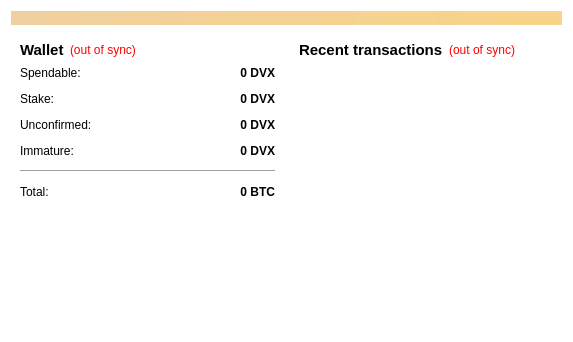
<?xml version="1.0" encoding="UTF-8"?>
<ui version="4.0">
 <class>OverviewPage</class>
 <widget class="QWidget" name="OverviewPage">
  <property name="geometry">
   <rect>
    <x>0</x>
    <y>0</y>
    <width>573</width>
    <height>342</height>
   </rect>
  </property>
  <property name="palette">
   <palette>
    <active>
     <colorrole role="Base">
      <brush brushstyle="SolidPattern">
       <color alpha="255">
        <red>255</red>
        <green>255</green>
        <blue>255</blue>
       </color>
      </brush>
     </colorrole>
     <colorrole role="Window">
      <brush brushstyle="SolidPattern">
       <color alpha="255">
        <red>255</red>
        <green>255</green>
        <blue>255</blue>
       </color>
      </brush>
     </colorrole>
    </active>
    <inactive>
     <colorrole role="Base">
      <brush brushstyle="SolidPattern">
       <color alpha="255">
        <red>255</red>
        <green>255</green>
        <blue>255</blue>
       </color>
      </brush>
     </colorrole>
     <colorrole role="Window">
      <brush brushstyle="SolidPattern">
       <color alpha="255">
        <red>255</red>
        <green>255</green>
        <blue>255</blue>
       </color>
      </brush>
     </colorrole>
    </inactive>
    <disabled>
     <colorrole role="Base">
      <brush brushstyle="SolidPattern">
       <color alpha="255">
        <red>255</red>
        <green>255</green>
        <blue>255</blue>
       </color>
      </brush>
     </colorrole>
     <colorrole role="Window">
      <brush brushstyle="SolidPattern">
       <color alpha="255">
        <red>255</red>
        <green>255</green>
        <blue>255</blue>
       </color>
      </brush>
     </colorrole>
    </disabled>
   </palette>
  </property>
  <property name="windowTitle">
   <string>Form</string>
  </property>
  <layout class="QVBoxLayout" name="topLayout">
   <item>
    <widget class="QLabel" name="labelAlerts">
     <property name="visible">
      <bool>false</bool>
     </property>
     <property name="styleSheet">
      <string notr="true">background-color: qlineargradient(x1: 0, y1: 0, x2: 1, y2: 0, stop:0 #F0D0A0, stop:1 #F8D488);  color:#000000
</string>
     </property>
     <property name="wordWrap">
      <bool>true</bool>
     </property>
     <property name="margin">
      <number>3</number>
     </property>
    </widget>
   </item>
   <item>
    <layout class="QHBoxLayout" name="horizontalLayout" stretch="1,1">
     <item>
      <layout class="QVBoxLayout" name="verticalLayout_2">
       <item>
        <widget class="QWidget" name="widget" native="true">
         <layout class="QVBoxLayout" name="verticalLayout_4">
          <item>
           <layout class="QHBoxLayout" name="horizontalLayout_4">
            <item>
             <widget class="QLabel" name="label_5">
              <property name="font">
               <font>
                <pointsize>11</pointsize>
                <weight>75</weight>
                <bold>true</bold>
               </font>
              </property>
              <property name="text">
               <string>Wallet</string>
              </property>
             </widget>
            </item>
            <item>
             <widget class="QLabel" name="labelWalletStatus">
              <property name="toolTip">
               <string>The displayed information may be out of date. Your wallet automatically synchronizes with the DVXcoin network after a connection is established, but this process has not completed yet.</string>
              </property>
              <property name="styleSheet">
               <string notr="true">QLabel { color: red; }</string>
              </property>
              <property name="text">
               <string notr="true">(out of sync)</string>
              </property>
              <property name="alignment">
               <set>Qt::AlignLeading|Qt::AlignLeft|Qt::AlignVCenter</set>
              </property>
             </widget>
            </item>
            <item>
             <spacer name="horizontalSpacer_2">
              <property name="orientation">
               <enum>Qt::Horizontal</enum>
              </property>
              <property name="sizeHint" stdset="0">
               <size>
                <width>40</width>
                <height>20</height>
               </size>
              </property>
             </spacer>
            </item>
           </layout>
          </item>
          <item>
           <layout class="QFormLayout" name="formLayout_2">
            <property name="fieldGrowthPolicy">
             <enum>QFormLayout::AllNonFixedFieldsGrow</enum>
            </property>
            <property name="horizontalSpacing">
             <number>12</number>
            </property>
            <property name="verticalSpacing">
             <number>12</number>
            </property>
            <item row="0" column="0">
             <widget class="QLabel" name="label">
              <property name="text">
               <string>Spendable:</string>
              </property>
             </widget>
            </item>
            <item row="0" column="1">
             <widget class="QLabel" name="labelBalance">
              <property name="font">
               <font>
                <weight>75</weight>
                <bold>true</bold>
               </font>
              </property>
              <property name="cursor">
               <cursorShape>IBeamCursor</cursorShape>
              </property>
              <property name="toolTip">
               <string>Your current spendable balance</string>
              </property>
              <property name="text">
               <string notr="true">0 DVX</string>
              </property>
              <property name="alignment">
               <set>Qt::AlignRight|Qt::AlignTrailing|Qt::AlignVCenter</set>
              </property>
              <property name="textInteractionFlags">
               <set>Qt::LinksAccessibleByMouse|Qt::TextSelectableByKeyboard|Qt::TextSelectableByMouse</set>
              </property>
             </widget>
            </item>
            <item row="1" column="0">
             <widget class="QLabel" name="label_6">
              <property name="text">
               <string>Stake:</string>
              </property>
             </widget>
            </item>
            <item row="1" column="1">
             <widget class="QLabel" name="labelStake">
              <property name="font">
               <font>
                <weight>75</weight>
                <bold>true</bold>
               </font>
              </property>
              <property name="cursor">
               <cursorShape>IBeamCursor</cursorShape>
              </property>
              <property name="toolTip">
               <string>Total of coins that was staked, and do not yet count toward the current balance</string>
              </property>
              <property name="text">
               <string notr="true">0 DVX</string>
              </property>
              <property name="alignment">
               <set>Qt::AlignRight|Qt::AlignTrailing|Qt::AlignVCenter</set>
              </property>
              <property name="textInteractionFlags">
               <set>Qt::LinksAccessibleByMouse|Qt::TextSelectableByKeyboard|Qt::TextSelectableByMouse</set>
              </property>
             </widget>
            </item>
            <item row="2" column="0">
             <widget class="QLabel" name="label_3">
              <property name="text">
               <string>Unconfirmed:</string>
              </property>
             </widget>
            </item>
            <item row="2" column="1">
             <widget class="QLabel" name="labelUnconfirmed">
              <property name="font">
               <font>
                <weight>75</weight>
                <bold>true</bold>
               </font>
              </property>
              <property name="cursor">
               <cursorShape>IBeamCursor</cursorShape>
              </property>
              <property name="toolTip">
               <string>Total of transactions that have yet to be confirmed, and do not yet count toward the current balance</string>
              </property>
              <property name="text">
               <string notr="true">0 DVX</string>
              </property>
              <property name="alignment">
               <set>Qt::AlignRight|Qt::AlignTrailing|Qt::AlignVCenter</set>
              </property>
              <property name="textInteractionFlags">
               <set>Qt::LinksAccessibleByMouse|Qt::TextSelectableByKeyboard|Qt::TextSelectableByMouse</set>
              </property>
             </widget>
            </item>
            <item row="3" column="0">
             <widget class="QLabel" name="labelImmatureText">
              <property name="text">
               <string>Immature:</string>
              </property>
             </widget>
            </item>
            <item row="3" column="1">
             <widget class="QLabel" name="labelImmature">
              <property name="font">
               <font>
                <weight>75</weight>
                <bold>true</bold>
               </font>
              </property>
              <property name="toolTip">
               <string>Mined balance that has not yet matured</string>
              </property>
              <property name="text">
               <string notr="true">0 DVX</string>
              </property>
              <property name="alignment">
               <set>Qt::AlignRight|Qt::AlignTrailing|Qt::AlignVCenter</set>
              </property>
              <property name="textInteractionFlags">
               <set>Qt::LinksAccessibleByMouse|Qt::TextSelectableByKeyboard|Qt::TextSelectableByMouse</set>
              </property>
             </widget>
            </item>
            <item row="4" column="0" colspan="2">
             <widget class="Line" name="line">
              <property name="orientation">
               <enum>Qt::Horizontal</enum>
              </property>
             </widget>
            </item>
            <item row="5" column="0">
             <widget class="QLabel" name="labelTotalText">
              <property name="text">
               <string>Total:</string>
              </property>
             </widget>
            </item>
            <item row="5" column="1">
             <widget class="QLabel" name="labelTotal">
              <property name="font">
               <font>
                <weight>75</weight>
                <bold>true</bold>
               </font>
              </property>
              <property name="cursor">
               <cursorShape>IBeamCursor</cursorShape>
              </property>
              <property name="toolTip">
               <string>Your current total balance</string>
              </property>
              <property name="text">
               <string notr="true">0 BTC</string>
              </property>
              <property name="alignment">
               <set>Qt::AlignRight|Qt::AlignTrailing|Qt::AlignVCenter</set>
              </property>
              <property name="textInteractionFlags">
               <set>Qt::LinksAccessibleByMouse|Qt::TextSelectableByKeyboard|Qt::TextSelectableByMouse</set>
              </property>
             </widget>
            </item>
           </layout>
          </item>
         </layout>
        </widget>
       </item>
       <item>
        <spacer name="verticalSpacer">
         <property name="orientation">
          <enum>Qt::Vertical</enum>
         </property>
         <property name="sizeHint" stdset="0">
          <size>
           <width>20</width>
           <height>100</height>
          </size>
         </property>
        </spacer>
       </item>
       <item>
        <widget class="QLabel" name="coinLogo">
         <property name="autoFillBackground">
          <bool>false</bool>
         </property>
         <property name="text">
          <string/>
         </property>
         <property name="pixmap">
          <pixmap resource="../bitcoin.qrc">:/icons/logo_backg</pixmap>
         </property>
         <property name="alignment">
          <set>Qt::AlignBottom|Qt::AlignRight|Qt::AlignTrailing</set>
         </property>
         <property name="margin">
          <number>-2</number>
         </property>
        </widget>
       </item>
      </layout>
     </item>
     <item>
      <layout class="QVBoxLayout" name="verticalLayout_3">
       <item>
        <widget class="QWidget" name="widget_2" native="true">
         <layout class="QVBoxLayout" name="verticalLayout">
          <item>
           <layout class="QHBoxLayout" name="horizontalLayout_2">
            <item>
             <widget class="QLabel" name="label_4">
              <property name="font">
               <font>
                <pointsize>11</pointsize>
                <weight>75</weight>
                <bold>true</bold>
               </font>
              </property>
              <property name="text">
               <string>&lt;b&gt;Recent transactions&lt;/b&gt;</string>
              </property>
             </widget>
            </item>
            <item>
             <widget class="QLabel" name="labelTransactionsStatus">
              <property name="toolTip">
               <string>The displayed information may be out of date. Your wallet automatically synchronizes with the DVXcoin network after a connection is established, but this process has not completed yet.</string>
              </property>
              <property name="styleSheet">
               <string notr="true">QLabel { color: red; }</string>
              </property>
              <property name="text">
               <string notr="true">(out of sync)</string>
              </property>
              <property name="alignment">
               <set>Qt::AlignRight|Qt::AlignTrailing|Qt::AlignVCenter</set>
              </property>
             </widget>
            </item>
            <item>
             <spacer name="horizontalSpacer">
              <property name="orientation">
               <enum>Qt::Horizontal</enum>
              </property>
              <property name="sizeHint" stdset="0">
               <size>
                <width>40</width>
                <height>20</height>
               </size>
              </property>
             </spacer>
            </item>
           </layout>
          </item>
          <item>
           <widget class="QListView" name="listTransactions">
            <property name="styleSheet">
             <string notr="true">QListView { background: transparent; }</string>
            </property>
            <property name="frameShape">
             <enum>QFrame::NoFrame</enum>
            </property>
            <property name="verticalScrollBarPolicy">
             <enum>Qt::ScrollBarAlwaysOff</enum>
            </property>
            <property name="horizontalScrollBarPolicy">
             <enum>Qt::ScrollBarAlwaysOff</enum>
            </property>
            <property name="selectionMode">
             <enum>QAbstractItemView::NoSelection</enum>
            </property>
           </widget>
          </item>
         </layout>
        </widget>
       </item>
      </layout>
     </item>
    </layout>
   </item>
  </layout>
 </widget>
 <resources>
  <include location="../bitcoin.qrc"/>
 </resources>
 <connections/>
</ui>
